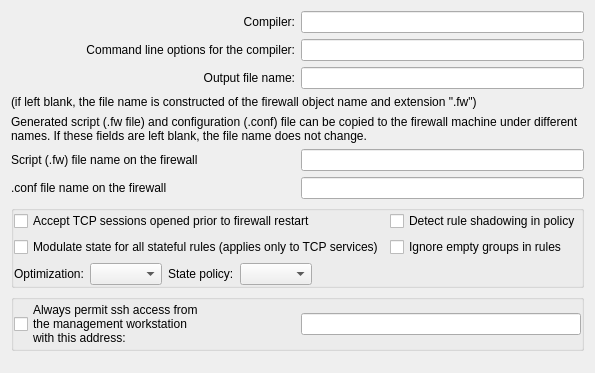
     <widget class="QWidget" name="tab1">
      <attribute name="title">
       <string>Compiler</string>
      </attribute>
      <layout class="QGridLayout" name="gridLayout_8">
       <item row="0" column="0">
        <widget class="QLabel" name="compilerLabel">
         <property name="text">
          <string>Compiler:</string>
         </property>
         <property name="alignment">
          <set>Qt::AlignRight|Qt::AlignTrailing|Qt::AlignVCenter</set>
         </property>
         <property name="wordWrap">
          <bool>false</bool>
         </property>
        </widget>
       </item>
       <item row="0" column="1">
        <widget class="QLineEdit" name="compiler">
         <property name="maximumSize">
          <size>
           <width>32767</width>
           <height>22</height>
          </size>
         </property>
        </widget>
       </item>
       <item row="5" column="0" colspan="2">
        <widget class="QLabel" name="label_4">
         <property name="text">
          <string>Generated script (.fw file) and configuration (.conf) file can be copied to the firewall machine under different names. If these fields are left blank, the file name does not change.</string>
         </property>
         <property name="wordWrap">
          <bool>true</bool>
         </property>
        </widget>
       </item>
       <item row="6" column="0">
        <widget class="QLabel" name="label_2">
         <property name="text">
          <string>Script (.fw) file name on the firewall</string>
         </property>
        </widget>
       </item>
       <item row="6" column="1">
        <widget class="QLineEdit" name="fileNameOnFw">
         <property name="maximumSize">
          <size>
           <width>32767</width>
           <height>22</height>
          </size>
         </property>
        </widget>
       </item>
       <item row="7" column="0">
        <widget class="QLabel" name="label_3">
         <property name="text">
          <string>.conf file name on the firewall</string>
         </property>
        </widget>
       </item>
       <item row="7" column="1">
        <widget class="QLineEdit" name="confFileNameOnFw">
         <property name="maximumSize">
          <size>
           <width>32767</width>
           <height>22</height>
          </size>
         </property>
        </widget>
       </item>
       <item row="8" column="0" colspan="2">
        <widget class="QGroupBox" name="groupBox">
         <property name="title">
          <string/>
         </property>
         <property name="flat">
          <bool>true</bool>
         </property>
         <layout class="QGridLayout" name="gridLayout_6">
          <property name="margin">
           <number>0</number>
          </property>
          <item row="0" column="0" colspan="5">
           <widget class="QCheckBox" name="pf_accept_new_tcp_with_no_syn">
            <property name="text">
             <string>Accept TCP sessions opened prior to firewall restart</string>
            </property>
           </widget>
          </item>
          <item row="1" column="0" colspan="5">
           <widget class="QCheckBox" name="pf_modulate_state">
            <property name="sizePolicy">
             <sizepolicy hsizetype="Expanding" vsizetype="Fixed">
              <horstretch>0</horstretch>
              <verstretch>0</verstretch>
             </sizepolicy>
            </property>
            <property name="text">
             <string>Modulate state for all stateful rules (applies only to TCP services)</string>
            </property>
           </widget>
          </item>
          <item row="4" column="0">
           <widget class="QLabel" name="textLabel3">
            <property name="text">
             <string>Optimization:</string>
            </property>
            <property name="alignment">
             <set>Qt::AlignCenter</set>
            </property>
            <property name="wordWrap">
             <bool>false</bool>
            </property>
           </widget>
          </item>
          <item row="4" column="1">
           <widget class="QComboBox" name="pf_optimization"/>
          </item>
          <item row="4" column="2">
           <widget class="QLabel" name="label_5">
            <property name="text">
             <string>State policy:</string>
            </property>
           </widget>
          </item>
          <item row="4" column="3">
           <widget class="QComboBox" name="pf_state_policy">
            <property name="toolTip">
             <string>States can be bound to interfaces or match packets on any interface. The latter can be useful in case of an assymmetric routing.</string>
            </property>
           </widget>
          </item>
          <item row="4" column="5">
           <spacer name="horizontalSpacer_2">
            <property name="orientation">
             <enum>Qt::Horizontal</enum>
            </property>
            <property name="sizeHint" stdset="0">
             <size>
              <width>40</width>
              <height>20</height>
             </size>
            </property>
           </spacer>
          </item>
          <item row="0" column="5">
           <widget class="QCheckBox" name="pf_check_shadowing">
            <property name="sizePolicy">
             <sizepolicy hsizetype="Expanding" vsizetype="Fixed">
              <horstretch>0</horstretch>
              <verstretch>0</verstretch>
             </sizepolicy>
            </property>
            <property name="toolTip">
             <string>Shadowing happens because a rule is a superset of a subsequent rule and any packets potentially matched by the subsequent rule have already been matched by the prior rule.</string>
            </property>
            <property name="text">
             <string>Detect rule shadowing in policy</string>
            </property>
           </widget>
          </item>
          <item row="1" column="5">
           <widget class="QCheckBox" name="pf_ignore_empty_groups">
            <property name="sizePolicy">
             <sizepolicy hsizetype="Expanding" vsizetype="Fixed">
              <horstretch>0</horstretch>
              <verstretch>0</verstretch>
             </sizepolicy>
            </property>
            <property name="toolTip">
             <string>If the option is deactivated, compiler treats empty groups as an error and aborts processing the policy. If this option is activated, compiler removes all empty groups from all rule elements. If rule element becomes 'any' after the last empty group has been removed, the whole rule will be ignored. Use this option only if you fully understand how it works!</string>
            </property>
            <property name="text">
             <string>Ignore empty groups in rules</string>
            </property>
           </widget>
          </item>
         </layout>
        </widget>
       </item>
       <item row="9" column="0" colspan="2">
        <widget class="QGroupBox" name="groupBox_2">
         <property name="title">
          <string/>
         </property>
         <property name="flat">
          <bool>true</bool>
         </property>
         <layout class="QGridLayout" name="gridLayout_7">
          <property name="margin">
           <number>0</number>
          </property>
          <item row="0" column="0">
           <widget class="QCheckBox" name="mgmt_ssh">
            <property name="sizePolicy">
             <sizepolicy hsizetype="Expanding" vsizetype="Fixed">
              <horstretch>0</horstretch>
              <verstretch>0</verstretch>
             </sizepolicy>
            </property>
            <property name="text">
             <string>Always permit ssh access from
the management workstation
with this address:</string>
            </property>
           </widget>
          </item>
          <item row="0" column="1">
           <widget class="QLineEdit" name="mgmt_addr">
            <property name="sizePolicy">
             <sizepolicy hsizetype="Expanding" vsizetype="Fixed">
              <horstretch>0</horstretch>
              <verstretch>0</verstretch>
             </sizepolicy>
            </property>
            <property name="maximumSize">
             <size>
              <width>32767</width>
              <height>22</height>
             </size>
            </property>
           </widget>
          </item>
         </layout>
        </widget>
       </item>
       <item row="10" column="1">
        <spacer name="verticalSpacer">
         <property name="orientation">
          <enum>Qt::Vertical</enum>
         </property>
         <property name="sizeHint" stdset="0">
          <size>
           <width>20</width>
           <height>11</height>
          </size>
         </property>
        </spacer>
       </item>
       <item row="1" column="1">
        <widget class="QLineEdit" name="compilerArgs">
         <property name="maximumSize">
          <size>
           <width>32767</width>
           <height>22</height>
          </size>
         </property>
        </widget>
       </item>
       <item row="1" column="0">
        <widget class="QLabel" name="compilerArgsLabel">
         <property name="sizePolicy">
          <sizepolicy hsizetype="Expanding" vsizetype="Preferred">
           <horstretch>0</horstretch>
           <verstretch>0</verstretch>
          </sizepolicy>
         </property>
         <property name="text">
          <string>Command line options for the compiler:</string>
         </property>
         <property name="alignment">
          <set>Qt::AlignRight|Qt::AlignTrailing|Qt::AlignVCenter</set>
         </property>
         <property name="wordWrap">
          <bool>false</bool>
         </property>
        </widget>
       </item>
       <item row="2" column="1">
        <widget class="QLineEdit" name="outputFileName">
         <property name="maximumSize">
          <size>
           <width>32767</width>
           <height>22</height>
          </size>
         </property>
        </widget>
       </item>
       <item row="3" column="0" colspan="2">
        <widget class="QLabel" name="textLabel1_5">
         <property name="sizePolicy">
          <sizepolicy hsizetype="Expanding" vsizetype="Preferred">
           <horstretch>0</horstretch>
           <verstretch>0</verstretch>
          </sizepolicy>
         </property>
         <property name="text">
          <string>(if left blank, the file name is constructed of the firewall object name and extension &quot;.fw&quot;)</string>
         </property>
         <property name="alignment">
          <set>Qt::AlignVCenter</set>
         </property>
         <property name="wordWrap">
          <bool>true</bool>
         </property>
        </widget>
       </item>
       <item row="2" column="0">
        <widget class="QLabel" name="label_6">
         <property name="text">
          <string>Output file name:</string>
         </property>
         <property name="alignment">
          <set>Qt::AlignRight|Qt::AlignTrailing|Qt::AlignVCenter</set>
         </property>
        </widget>
       </item>
      </layout>
     </widget>
